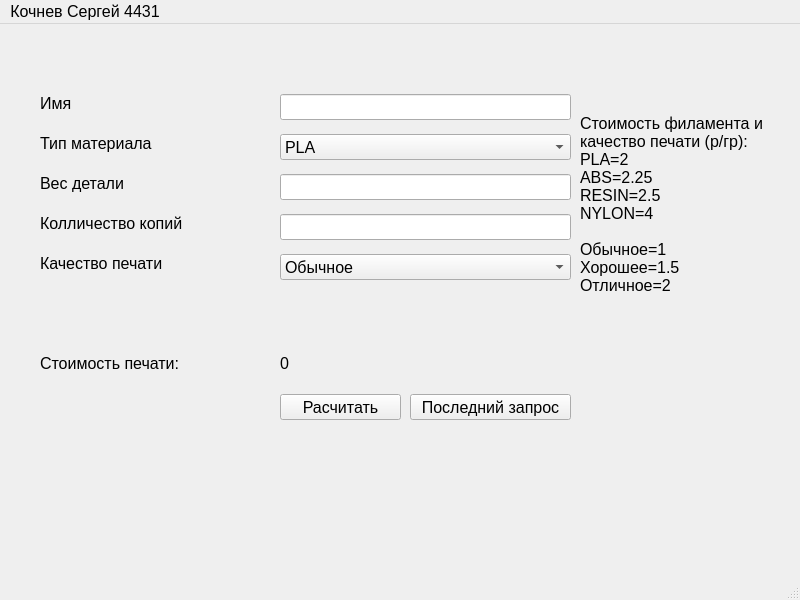
<?xml version="1.0" encoding="UTF-8"?>
<ui version="4.0">
 <class>MainWindow</class>
 <widget class="QMainWindow" name="MainWindow">
  <property name="geometry">
   <rect>
    <x>0</x>
    <y>0</y>
    <width>800</width>
    <height>600</height>
   </rect>
  </property>
  <property name="font">
   <font>
    <pointsize>12</pointsize>
   </font>
  </property>
  <property name="windowTitle">
   <string>MainWindow</string>
  </property>
  <widget class="QWidget" name="centralwidget">
   <widget class="QLabel" name="label_name">
    <property name="geometry">
     <rect>
      <x>40</x>
      <y>70</y>
      <width>58</width>
      <height>18</height>
     </rect>
    </property>
    <property name="font">
     <font>
      <pointsize>12</pointsize>
     </font>
    </property>
    <property name="text">
     <string>Имя</string>
    </property>
   </widget>
   <widget class="QLabel" name="label_type">
    <property name="geometry">
     <rect>
      <x>40</x>
      <y>110</y>
      <width>141</width>
      <height>18</height>
     </rect>
    </property>
    <property name="font">
     <font>
      <pointsize>12</pointsize>
     </font>
    </property>
    <property name="text">
     <string>Тип материала</string>
    </property>
   </widget>
   <widget class="QLabel" name="label_ves">
    <property name="geometry">
     <rect>
      <x>40</x>
      <y>150</y>
      <width>141</width>
      <height>18</height>
     </rect>
    </property>
    <property name="font">
     <font>
      <pointsize>12</pointsize>
     </font>
    </property>
    <property name="text">
     <string>Вес детали</string>
    </property>
   </widget>
   <widget class="QLabel" name="label_count">
    <property name="geometry">
     <rect>
      <x>40</x>
      <y>190</y>
      <width>161</width>
      <height>18</height>
     </rect>
    </property>
    <property name="font">
     <font>
      <pointsize>12</pointsize>
     </font>
    </property>
    <property name="text">
     <string>Колличество копий</string>
    </property>
   </widget>
   <widget class="QLabel" name="label_cach">
    <property name="geometry">
     <rect>
      <x>40</x>
      <y>230</y>
      <width>161</width>
      <height>18</height>
     </rect>
    </property>
    <property name="font">
     <font>
      <pointsize>12</pointsize>
     </font>
    </property>
    <property name="text">
     <string>Качество печати</string>
    </property>
   </widget>
   <widget class="QLineEdit" name="owner">
    <property name="geometry">
     <rect>
      <x>280</x>
      <y>70</y>
      <width>291</width>
      <height>26</height>
     </rect>
    </property>
    <property name="font">
     <font>
      <pointsize>12</pointsize>
     </font>
    </property>
   </widget>
   <widget class="QLineEdit" name="volume">
    <property name="geometry">
     <rect>
      <x>280</x>
      <y>150</y>
      <width>291</width>
      <height>26</height>
     </rect>
    </property>
    <property name="font">
     <font>
      <pointsize>12</pointsize>
     </font>
    </property>
    <property name="inputMethodHints">
     <set>Qt::InputMethodHint::ImhNone</set>
    </property>
    <property name="clearButtonEnabled">
     <bool>false</bool>
    </property>
   </widget>
   <widget class="QComboBox" name="materialType">
    <property name="geometry">
     <rect>
      <x>280</x>
      <y>110</y>
      <width>291</width>
      <height>26</height>
     </rect>
    </property>
    <property name="font">
     <font>
      <pointsize>12</pointsize>
     </font>
    </property>
    <item>
     <property name="text">
      <string>PLA</string>
     </property>
    </item>
    <item>
     <property name="text">
      <string>ABS</string>
     </property>
    </item>
    <item>
     <property name="text">
      <string>RESIN</string>
     </property>
    </item>
    <item>
     <property name="text">
      <string>NYLON</string>
     </property>
    </item>
   </widget>
   <widget class="QLineEdit" name="copies">
    <property name="geometry">
     <rect>
      <x>280</x>
      <y>190</y>
      <width>291</width>
      <height>26</height>
     </rect>
    </property>
    <property name="font">
     <font>
      <pointsize>12</pointsize>
     </font>
    </property>
    <property name="inputMethodHints">
     <set>Qt::InputMethodHint::ImhNone</set>
    </property>
   </widget>
   <widget class="QComboBox" name="quality">
    <property name="geometry">
     <rect>
      <x>280</x>
      <y>230</y>
      <width>291</width>
      <height>26</height>
     </rect>
    </property>
    <property name="font">
     <font>
      <pointsize>12</pointsize>
     </font>
    </property>
    <item>
     <property name="text">
      <string>Обычное</string>
     </property>
    </item>
    <item>
     <property name="text">
      <string>Хорошоее</string>
     </property>
    </item>
    <item>
     <property name="text">
      <string>Высокое</string>
     </property>
    </item>
   </widget>
   <widget class="QLabel" name="label_otv">
    <property name="geometry">
     <rect>
      <x>40</x>
      <y>330</y>
      <width>161</width>
      <height>18</height>
     </rect>
    </property>
    <property name="font">
     <font>
      <pointsize>12</pointsize>
     </font>
    </property>
    <property name="text">
     <string>Стоимость печати:</string>
    </property>
   </widget>
   <widget class="QLabel" name="cost">
    <property name="geometry">
     <rect>
      <x>280</x>
      <y>330</y>
      <width>58</width>
      <height>18</height>
     </rect>
    </property>
    <property name="font">
     <font>
      <pointsize>12</pointsize>
     </font>
    </property>
    <property name="text">
     <string>0</string>
    </property>
   </widget>
   <widget class="QPushButton" name="btnCalc">
    <property name="geometry">
     <rect>
      <x>280</x>
      <y>370</y>
      <width>121</width>
      <height>26</height>
     </rect>
    </property>
    <property name="text">
     <string>Расчитать</string>
    </property>
   </widget>
   <widget class="QPushButton" name="btnUndo">
    <property name="geometry">
     <rect>
      <x>410</x>
      <y>370</y>
      <width>161</width>
      <height>26</height>
     </rect>
    </property>
    <property name="text">
     <string>Последний запрос</string>
    </property>
   </widget>
   <widget class="QLabel" name="label">
    <property name="geometry">
     <rect>
      <x>580</x>
      <y>60</y>
      <width>191</width>
      <height>241</height>
     </rect>
    </property>
    <property name="text">
     <string>Стоимость филамента и
качество печати (р/гр):
PLA=2
ABS=2.25
RESIN=2.5
NYLON=4

Обычное=1
Хорошее=1.5
Отличное=2</string>
    </property>
   </widget>
  </widget>
  <widget class="QMenuBar" name="menubar">
   <property name="geometry">
    <rect>
     <x>0</x>
     <y>0</y>
     <width>800</width>
     <height>27</height>
    </rect>
   </property>
   <widget class="QMenu" name="menu_4431">
    <property name="title">
     <string>Кочнев Сергей 4431</string>
    </property>
   </widget>
   <addaction name="menu_4431"/>
  </widget>
  <widget class="QStatusBar" name="statusbar"/>
 </widget>
 <resources/>
 <connections/>
</ui>
